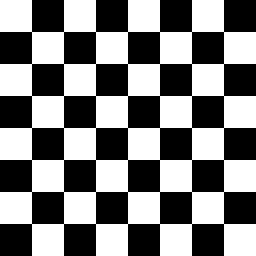
%> input picture speech_recognition/miscellaneous_matlab/DSP_Lab/Exp 3/checkerboard.tiff, 128 x 128 px (shown 2 times larger)
$ octave checkerboard_dtft.m   (GNU Octave 9; MATLAB toolbox functions it lacks are replaced by stand-ins)
%> lines starting %> are read from the running program, lines starting %| are printed output that depends on the picture; in (x1, y1, x2, y2) boxes, pixels count from 0 and x2, y2 are one past the last pixel; in counts of white or black regions, pixels touching at a corner belong together; the program's own positions count from 1
image = imread('checkerboard.tiff');
%> image is the input picture: size 128x128 uint8; 50% white; 1 white region, box (x1, y1, x2, y2) and area: (0, 0, 128, 128) 8192
image_padded = zeros(1000);
image_padded(1:128,1:128) = image;
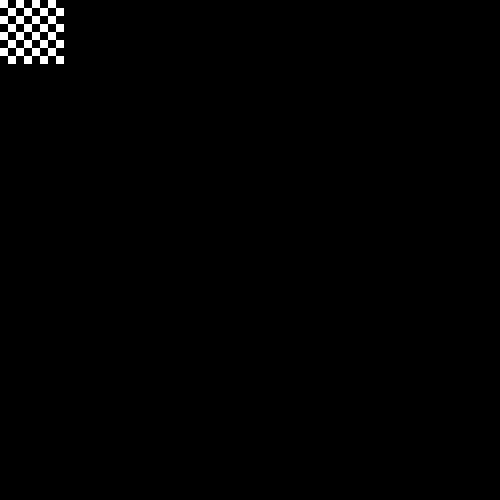
%> image_padded: size 1000x1000 double (shown at 1/2 size); 0.82% white; 1 white region, box (x1, y1, x2, y2) and area: (0, 0, 128, 128) 8192
a = fft2(image_padded); % use this for fft with more points
% a = fft2(image); % use this for standard fft
b = 128/a(1,1);
%> b = 6.13e-05
mesh(abs(a*b));
view([0 0]);
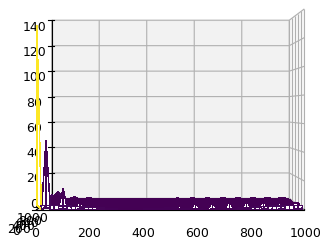
%> figure redrawn from the program's plot data
